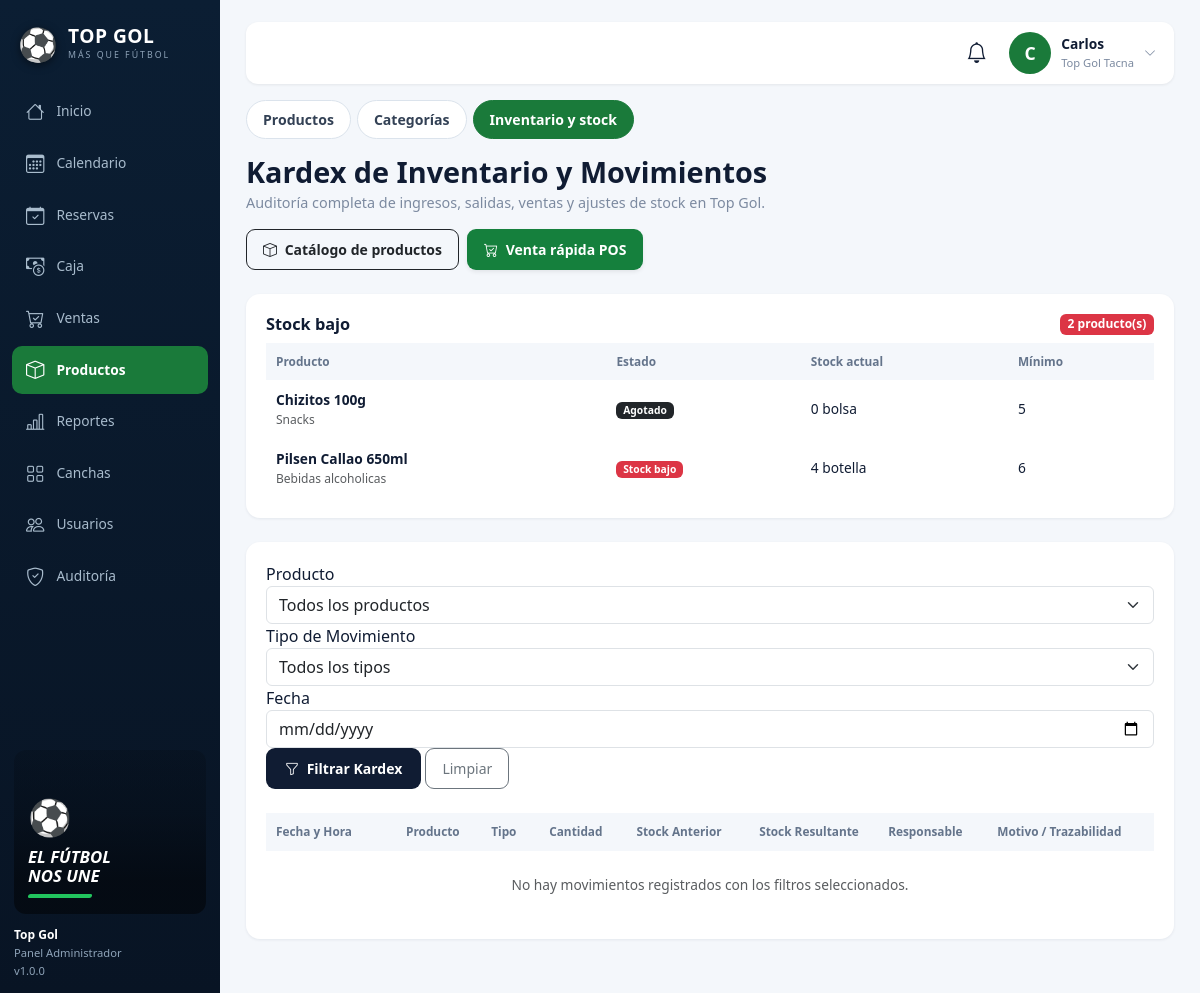
The app's page /admin/inventario (signed in) with its own data.
### tables this page shows
CREATE TABLE IF NOT EXISTS `productos` (
  `id`           INT NOT NULL AUTO_INCREMENT,
  `nombre`       VARCHAR(100) NOT NULL,
  `descripcion`  VARCHAR(255) DEFAULT NULL,
  `categoria`    ENUM('refrescos','bebidas_alcoholicas','snacks','hidratantes','otros') NOT NULL DEFAULT 'otros',
  `categoria_id` INT UNSIGNED NULL,
  `precio`       DECIMAL(10,2) NOT NULL,
  `stock`        INT NOT NULL DEFAULT 0,
  `stock_minimo` INT NOT NULL DEFAULT 5,
  `unidad`       VARCHAR(20) NOT NULL DEFAULT 'unidad',
  `estado`       ENUM('disponible','agotado','descontinuado') NOT NULL DEFAULT 'disponible',
  `created_at`   TIMESTAMP NOT NULL DEFAULT CURRENT_TIMESTAMP,
  `updated_at`   TIMESTAMP NOT NULL DEFAULT CURRENT_TIMESTAMP ON UPDATE CURRENT_TIMESTAMP,
  PRIMARY KEY (`id`),
  KEY `idx_producto_categoria` (`categoria`),
  KEY `idx_producto_estado`    (`estado`),
  CONSTRAINT `fk_productos_categoria` FOREIGN KEY (`categoria_id`) REFERENCES `categorias` (`id`) ON DELETE RESTRICT ON UPDATE CASCADE
);

CREATE TABLE IF NOT EXISTS `categorias` (
  `id`          INT UNSIGNED AUTO_INCREMENT PRIMARY KEY,
  `nombre`      VARCHAR(60) NOT NULL,
  `slug`        VARCHAR(60) NOT NULL UNIQUE,
  `descripcion` VARCHAR(255) NULL,
  `icono`       VARCHAR(30) NOT NULL DEFAULT 'bi-box',
  `activo`      TINYINT(1) NOT NULL DEFAULT 1,
  `created_at`  DATETIME NOT NULL DEFAULT CURRENT_TIMESTAMP,
  `updated_at`  DATETIME NOT NULL DEFAULT CURRENT_TIMESTAMP ON UPDATE CURRENT_TIMESTAMP
);

### app/Views/productos/inventario.php (the view, shortened to what the rows shown need)
<?php
$stockBajo = $stockBajo ?? [];
?>
<?php require VIEWS_PATH . DIRECTORY_SEPARATOR . 'layout' . DIRECTORY_SEPARATOR . 'admin_top.php'; ?>
<div class="d-flex align-items-start justify-content-between gap-3 flex-wrap mb-4">
    <div>
        <h1 class="adm-h1">Kardex de Inventario y Movimientos</h1>
        <p class="adm-sub">Auditoría completa de ingresos, salidas, ventas y ajustes de stock en Top Gol.</p>
    </div>
    <div class="d-flex gap-2">
        <a href="<?= url('/admin/productos') ?>" class="btn btn-sm btn-outline-dark fw-bold" style="border-radius:9px;padding:9px 16px;">
            <i class="bi bi-box me-1"></i> Catálogo de productos
        </a>
        <a href="<?= url('/admin/ventas/pos') ?>" class="btn btn-sm fw-bold shadow-sm" style="background:#15803d;color:#fff;border-radius:9px;padding:9px 16px;">
            <i class="bi bi-cart-check me-1"></i> Venta rápida POS
        </a>
    </div>
</div>
<div class="panel-2 mb-4" id="stock-bajo">
    <div class="d-flex align-items-center justify-content-between mb-2">
        <h3 class="m-0" style="font-size:1.02rem;font-weight:800;">Stock bajo</h3>
        <span class="badge <?= $stockBajo ? 'bg-danger' : 'bg-success' ?>"><?= count($stockBajo) ?> producto(s)</span>
    </div>
    <?php if (empty($stockBajo)): ?>
        <div class="alert alert-success d-flex align-items-center gap-2 m-0 p-2 small">
            <i class="bi bi-check-circle-fill"></i> Todos los productos están por encima de su stock mínimo.
        </div>
    <?php else: ?>
        <div class="table-responsive">
            <table class="tbl tbl-cards align-middle">
                <thead><tr><th>Producto</th><th>Estado</th><th>Stock actual</th><th>Mínimo</th></tr></thead>
                <tbody>
                    <?php foreach ($stockBajo as $sb): ?>
                        <?php $agotado = (int)$sb['stock'] === 0; ?>
                        <tr>
                            <td data-label="Producto"><strong><?= htmlspecialchars((string)$sb['nombre']) ?></strong><small class="text-muted d-block"><?= htmlspecialchars((string)($sb['categoria_nombre'] ?? 'General')) ?></small></td>
                            <td data-label="Estado"><span class="badge <?= $agotado ? 'bg-dark' : 'bg-danger' ?>"><?= $agotado ? 'Agotado' : 'Stock bajo' ?></span></td>
                            <td data-label="Stock actual"><?= (int)$sb['stock'] ?> <?= htmlspecialchars((string)($sb['unidad'] ?? 'und')) ?></td>
                            <td data-label="Mínimo"><?= (int)$sb['stock_minimo'] ?></td>
                        </tr>
                    <?php endforeach; ?>
                </tbody>
            </table>
        </div>
    <?php endif; ?>
</div>
<div class="panel-2 mb-4">
    <form action="<?= url('/admin/inventario') ?>" method="GET" class="f-bar">
        <div class="fld" style="flex:1;min-width:200px;">
            <label for="f_prod">Producto</label>
            <select class="form-select" id="f_prod" name="producto_id">
                <option value="">Todos los productos</option>
            </select>
        </div>
        <div class="fld">
            <label for="f_tipo">Tipo de Movimiento</label>
            <select class="form-select" id="f_tipo" name="tipo">
                <option value="">Todos los tipos</option>
            </select>
        </div>
        <div class="fld">
            <label for="f_fecha">Fecha</label>
            <input type="date" class="form-control" id="f_fecha" name="fecha" value="<?= htmlspecialchars($filtroFecha) ?>">
        </div>
        <button type="submit" class="btn btn-sm fw-bold" style="background:#101c33;color:#fff;border-radius:9px;padding:9px 18px;">
            <i class="bi bi-funnel me-1"></i> Filtrar Kardex
        </button>
        <a href="<?= url('/admin/inventario') ?>" class="btn btn-sm btn-outline-secondary" style="border-radius:9px;padding:9px 16px;">Limpiar</a>
    </form>
    <br>
    <div class="table-responsive">
        <table class="tbl align-middle">
            <thead>
                <tr>
                    <th style="width:130px;">Fecha y Hora</th>
                    <th>Producto</th>
                    <th>Tipo</th>
                    <th class="text-center">Cantidad</th>
                    <th class="text-center">Stock Anterior</th>
                    <th class="text-center">Stock Resultante</th>
                    <th>Responsable</th>
                    <th>Motivo / Trazabilidad</th>
                </tr>
            </thead>
            <tbody>
                <?php if (empty($movimientos)): ?>
                    <tr><td colspan="8" class="text-center text-muted py-4">No hay movimientos registrados con los filtros seleccionados.</td></tr>
                <?php endif; ?>
            </tbody>
        </table>
    </div>
</div>
<?php require VIEWS_PATH . DIRECTORY_SEPARATOR . 'layout' . DIRECTORY_SEPARATOR . 'admin_bottom.php'; ?>

### app/Core/Router.php (shortened to what the rows shown need)
<?php
class Router {
    private array $rutas = [
        'GET'  => [],
        'POST' => []
    ];
    private function registrar(string $metodo, string $ruta, string $accion, array $middlewares): void {
        $rutaNormalizada = '/' . trim($ruta, '/');
        preg_match_all('/\{([a-zA-Z0-9_]+)\}/', $rutaNormalizada, $matches);
        $nombresParametros = $matches[1] ?? [];
        $regex = preg_replace('/\{[a-zA-Z0-9_]+\}/', '([^/]+)', $rutaNormalizada);
        $regexFinal = '#^' . $regex . '$#';
        $this->rutas[$metodo][] = [
            'ruta'        => $rutaNormalizada,
            'regex'       => $regexFinal,
            'accion'      => $accion,
            'params'      => $nombresParametros,
            'middlewares' => $middlewares
        ];
    }
    public function dispatch(): void {
        $metodo = $_SERVER['REQUEST_METHOD'] ?? 'GET';
        $uri = $this->obtenerRutaActual();
        foreach ($this->rutas[$metodo] as $rutaInfo) {
            if (preg_match($rutaInfo['regex'], $uri, $matches)) {
                array_shift($matches);
                $this->ejecutarAccion($rutaInfo['accion'], $matches);
                return;
            }
        }
    }
    private function obtenerRutaActual(): string {
        if (!empty($_GET['url']) && $_GET['url'] !== 'index.php') {
            $uri = '/' . trim((string)$_GET['url'], '/');
            $uri = preg_replace('#^/public(/|$)#', '$1', $uri);
            $uri = '/' . trim($uri, '/');
            return $uri === '//' ? '/' : $uri;
        }
        $requestUri = $_SERVER['REQUEST_URI'] ?? '/';
        $requestUri = preg_replace('#^/public(/|$)#', '$1', $requestUri);
        $requestUri = preg_replace('#^/index\.php(/|$)#', '$1', $requestUri);
        $uri = '/' . trim($requestUri, '/');
        return $uri === '//' ? '/' : $uri;
    }
    private function ejecutarAccion(string $accion, array $params): void {
        [$controladorNombre, $metodo] = explode('@', $accion);
        $controlador = new $claseCompleta();
        call_user_func_array([$controlador, $metodo], $params);
    }
}

### records on screen
productos: nombre "Chizitos 100g", categoria.nombre "Snacks", shows "Agotado", stock "0", unidad "bolsa", stock_minimo "5"
productos: nombre "Pilsen Callao 650ml", categoria.nombre "Bebidas alcoholicas", shows "Stock bajo", stock "4", unidad "botella", stock_minimo "6"

### other values on screen
$itemNav['label'] "Inicio"
$itemNav['label'] "Calendario"
$itemNav['label'] "Reservas"
$itemNav['label'] "Caja"
$itemNav['label'] "Ventas"
$itemNav['label'] "Productos"
$itemNav['label'] "Reportes"
$itemNav['label'] "Canchas"
$itemNav['label'] "Usuarios"
$itemNav['label'] "Auditoría"
$tabNav['label'] "Productos"
$tabNav['label'] "Categorías"
$tabNav['label'] "Inventario y stock"
count($stockBajo) "2"
